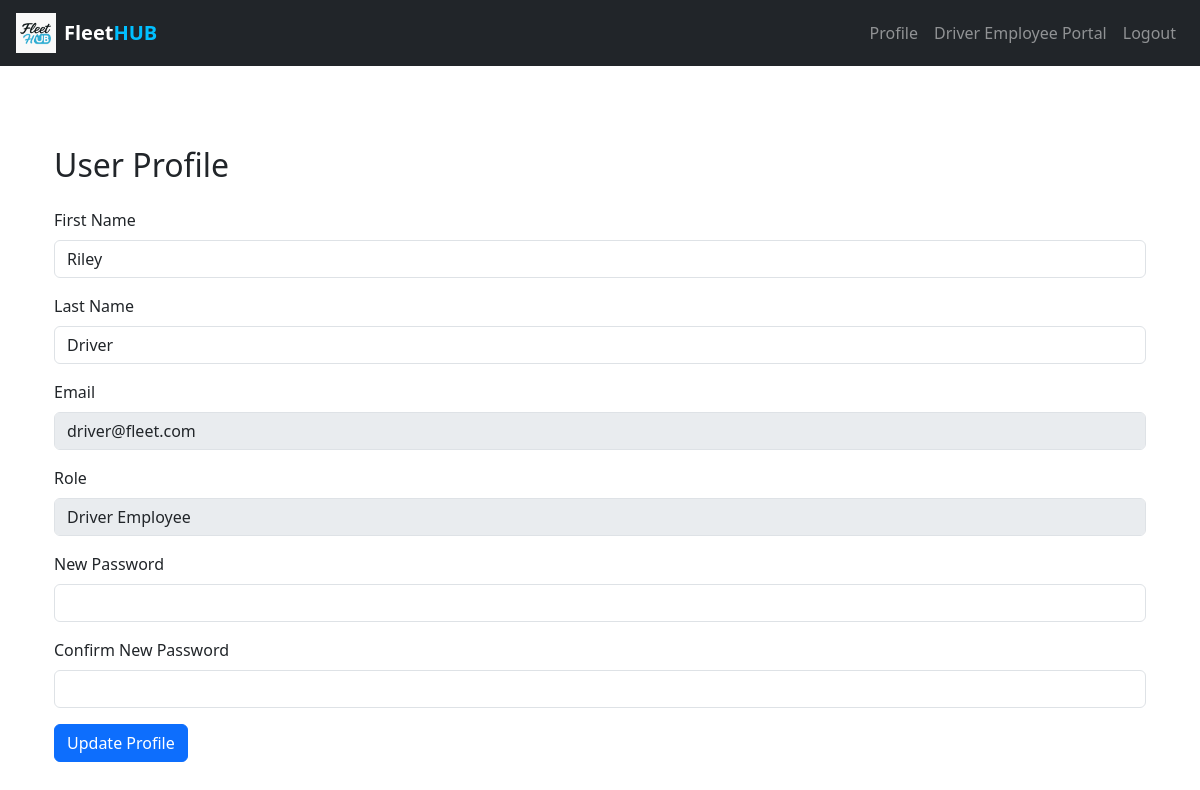
Page /profile (signed in) on the committed database.
### website/models.py (models this page shows)
class User(db.Model, UserMixin):
    id = db.Column(db.Integer, primary_key=True)
    email = db.Column(db.String(150), unique=True)
    password = db.Column(db.String(150))
    first_name = db.Column(db.String(150))
    last_name = db.Column(db.String(150))
    role = db.Column(db.String(50))
    vehicles = db.relationship('Vehicle', backref='owner', lazy=True)

### website/views.py (the view, shortened to what this page needs)
@views.route('/profile', methods=['GET', 'POST'])
@login_required
def profile():
    return render_template('profile.html', user=current_user)

### website/__init__.py (called while the page is built)
def create_app():
    app = Flask(__name__)
    app.config['SECRET_KEY'] = 'hjshjhdjah kjshkjdhjs'
    app.config['SQLALCHEMY_DATABASE_URI'] = f'sqlite:///{DB_NAME}'
    db.init_app(app)
    from .views import views
    from .auth import auth
    app.register_blueprint(views, url_prefix='/')
    app.register_blueprint(auth, url_prefix='/')
    from .models import User
    with app.app_context():
        db.create_all()
    login_manager = LoginManager()
    login_manager.login_view = 'auth.login'
    login_manager.init_app(app)
    @login_manager.user_loader
    def load_user(id):
        return User.query.get(int(id))
    return app

### website/templates/profile.html (shortened to what this page needs)
{% extends "base.html" %}
{% block content %}
<div class="container mt-5">
  <h2 class="mb-4">User Profile</h2>
  <form method="POST">
    <div class="mb-3">
      <label class="form-label">First Name</label>
      <input type="text" class="form-control" name="first_name" value="{{ user.first_name }}" required>
    </div>
    <div class="mb-3">
      <label class="form-label">Last Name</label>
      <input type="text" class="form-control" name="last_name" value="{{ user.last_name }}">
    </div>
    <div class="mb-3">
      <label class="form-label">Email</label>
      <input type="email" class="form-control" value="{{ user.email }}" disabled>
    </div>
    <div class="mb-3">
      <label class="form-label">Role</label>
      <input type="text" class="form-control" value="{{ user.role }}" disabled>
    </div>
    <div class="mb-3">
      <label class="form-label">New Password</label>
      <input type="password" class="form-control" name="new_password">
    </div>
    <div class="mb-3">
      <label class="form-label">Confirm New Password</label>
      <input type="password" class="form-control" name="confirm_password">
    </div>
    <button type="submit" class="btn btn-primary">Update Profile</button>
  </form>
</div>
{% endblock %}

### rows in the picture
User: first_name "Riley", last_name "Driver", email "driver@fleet.com", role "Driver Employee"
